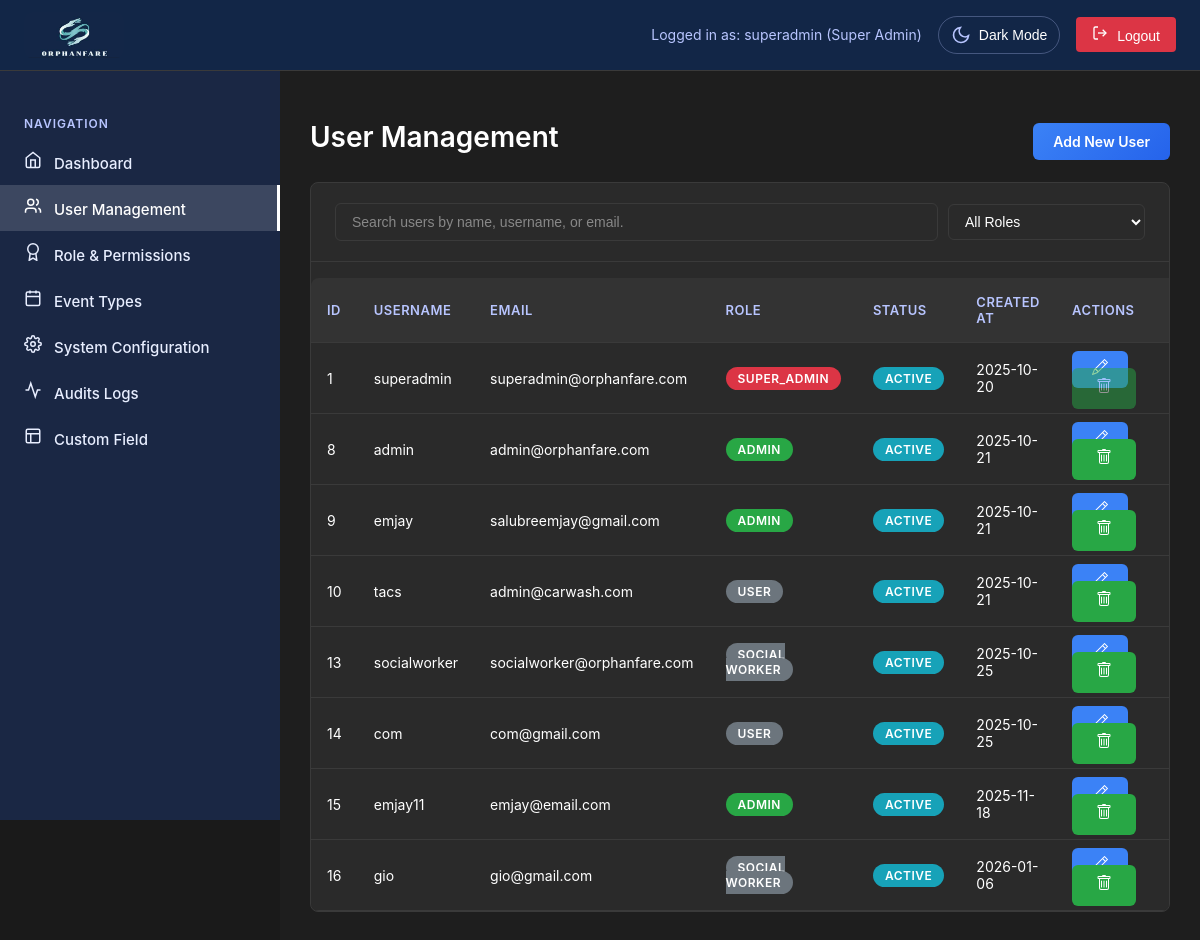
/superadmin/user-management.php (signed in), run on the app's committed database.
### tables this page shows
CREATE TABLE `users` (
  `id` int(11) NOT NULL,
  `username` varchar(50) NOT NULL,
  `email` varchar(100) NOT NULL,
  `password` varchar(255) NOT NULL,
  `role` enum('super_admin','admin','user','Social Worker','Social Welfare Assistant') DEFAULT 'user',
  `status` enum('active','inactive','pending') DEFAULT 'pending',
  `created_at` timestamp NOT NULL DEFAULT current_timestamp(),
  `updated_at` timestamp NOT NULL DEFAULT current_timestamp() ON UPDATE current_timestamp(),
  `two_factor_secret` varchar(32) DEFAULT NULL,
  `two_factor_enabled` tinyint(1) DEFAULT 0,
  `two_factor_verified` tinyint(1) DEFAULT 0,
  `two_factor_backup_codes` text DEFAULT NULL,
  `last_login` timestamp NULL DEFAULT NULL,
  `last_password_change` timestamp NOT NULL DEFAULT current_timestamp(),
  `failed_attempts` int(11) DEFAULT 0,
  `account_locked` tinyint(1) DEFAULT 0,
  `is_active` tinyint(1) DEFAULT 1
);

### superadmin/user-management.php (the view, shortened to what this page needs)
<?php
require_once 'includes/superheader.php';
$sql = "SELECT id, username, email, role, status, created_at, updated_at FROM users";
$result = $conn->query($sql);
$users = [];
if ($result && $result->num_rows > 0) {
    while ($row = $result->fetch_assoc()) {
        $users[] = $row;
    }
}
?>
<div class="page-active">
    <div class="page-header">
        <h1 class="page-title">User Management</h1>
        <a href="add-user.php" class="btn btn-primary">Add New User</a>
    </div>
    <div class="data-table">
        <div class="table-header">
            <input type="text" class="search-input" placeholder="Search users by name, username, or email.">
            <select class="filter-dropdown">
                <option value="">All Roles</option>
            </select>
        </div>
        <table>
            <thead>
                <tr>
                    <th>ID</th>
                    <th>Username</th>
                    <th>Email</th>
                    <th>Role</th>
                    <th>Status</th>
                    <th>Created At</th>
                    <th>Actions</th>
                </tr>
            </thead>
            <tbody>
                <?php if (count($users) > 0): ?>
                    <?php foreach ($users as $user): ?>
                        <tr>
                            <td class="id-management"><?php echo htmlspecialchars($user['id']); ?></td>
                            <td class="user-name"><?php echo htmlspecialchars($user['username']); ?></td>
                            <td class="user-email"><?php echo htmlspecialchars($user['email']); ?></td>
                            <td>
                                <span class="status-badge <?php
                                    echo $user['role'] === 'super_admin' ? 'status-urgent' :
                                         ($user['role'] === 'admin' ? 'status-approved' : 'status-mild');
                                ?>">
                                    <?php echo htmlspecialchars($user['role']); ?>
                                </span>
                            </td>
                            <td>
                                <span class="status-badge <?php
                                    echo $user['status'] === 'active' ? 'status-active' :
                                         ($user['status'] === 'pending' ? 'status-pending' : 'status-inactive');
                                ?>">
                                    <?php echo htmlspecialchars($user['status']); ?>
                                </span>
                            </td>
                            <td class="user-created"><?php echo date('Y-m-d', strtotime($user['created_at'])); ?></td>
                            <td>
                                <a href="edit-user.php?id=<?php echo $user['id']; ?>" class="action-btn edit-btn">
                                </a>
                                <?php if ($user['id'] != 1): ?>
                                    <a href="user-management.php?delete_id=<?php echo $user['id']; ?>"
                                       class="action-btn delete-btn"
                                       onclick="return confirm('Are you sure you want to delete this user? This will also delete all related records (notifications, audit logs, role requests, etc.).')">
                                    </a>
                                <?php else: ?>
                                    <span class="action-btn delete-btn disabled" style="opacity: 0.5; cursor: not-allowed;" title="Super Admin cannot be deleted">
                                    </span>
                                <?php endif; ?>
                            </td>
                        </tr>
                    <?php endforeach; ?>
                <?php else: ?>
                    <tr>
                        <td colspan="7" style="text-align: center; padding: 20px;">No users found in the database.</td>
                    </tr>
                <?php endif; ?>
            </tbody>
        </table>
    </div>
</div>
<?php
require_once 'includes/superfooter.php';
?>

### css/superadmin.css (style rules this page uses)
.page-title { font-size: 28px; font-weight: 600; color: #ffffff; margin-bottom: 8px; }
.btn { border: none; border-radius: 6px; padding: 10px 20px; font-size: 14px; font-weight: 500; cursor: pointer; transition: all 0.2s; }
.btn-primary { background-color: #007bff; color: white; }
.search-input { background-color: #1a1a1a; border: 1px solid #3a3a3a; border-radius: 6px; padding: 8px 12px; color: #ffffff; font-size: 14px; width: 300px; margin-top: 15px; }
.search-input::placeholder { color: #666666; }
table { width: 100%; border-collapse: collapse; }
th { background-color: #333333; padding: 16px; text-align: left; font-weight: 600; color: #ffffff; font-size: 14px; }
td { padding: 16px; border-bottom: 1px solid #3a3a3a; font-size: 14px; }
.status-badge { padding: 4px 8px; border-radius: 4px; font-size: 12px; font-weight: 500; }
.status-active { background-color: #d4edda; color: #155724; }
.action-btn { padding: 6px 12px; border: none; border-radius: 4px; font-size: 12px; margin-right: 8px; cursor: pointer; }
.edit-btn { background-color: #007bff; color: white; }
.delete-btn { background-color: #dc3545; color: white; }

### css/common.css (style rules this page uses)
* { margin: 0; padding: 0; box-sizing: border-box; }
body { font-family: -apple-system, BlinkMacSystemFont, "Segoe UI", Roboto, sans-serif; background-color: #1a1a1a; min-height: 100vh; color: white; }
.page-header { display: flex; justify-content: space-between; align-items: center; margin-bottom: 20px; }
.page-title { font-size: 28px; font-weight: 600; color: #ffffff; margin-bottom: 8px; }
.btn { padding: 10px 20px; border: none; border-radius: 6px; cursor: pointer; font-size: 14px; font-weight: 600; text-decoration: none; display: inline-block; transition: all 0.2s; background: linear-gradient(135deg, #3b82f6, #2563eb) ; color: white; }
.action-btn { background: #28a745; color: white; padding: 12px 24px; border: none; border-radius: 6px; cursor: pointer; font-size: 14px; font-weight: 500; margin-right: 12px; }
table { width: 100%; border-collapse: collapse; margin-top: 16px; background: #2a2a2a; border-radius: 8px; overflow: hidden; }
th, td { justify-content: center; text-align: left; border-bottom: 1px solid #3a3a3a; }
th { background: #333333; color: #b8c5ff; font-weight: 600; font-size: 13px; text-transform: uppercase; letter-spacing: 0.5px; }
td { font-size: 14px; }
.status-badge { padding: 4px 12px; border-radius: 20px; font-size: 12px; font-weight: 600; text-transform: uppercase; letter-spacing: 0.5px; }
.status-approved { background-color: #28a745; color: white; }
.status-active { background-color: #17a2b8; color: white; }
.status-urgent { background-color: #dc3545; color: white; }
.status-mild { background-color: #6c757d; color: white; }
.search-input { flex: 1; padding: 10px 16px; background-color: #2a2a2a; border: 1px solid #3a3a3a; border-radius: 6px; color: #ffffff; font-size: 14px; margin-top: 0%; }
.search-input::placeholder { color: #888; }
.edit-btn { background-color: #3b82f6; color: white; border: none; padding: 10px 20px; border-radius: 6px; cursor: pointer; font-size: 14px; font-weight: 500; transition: all 0.2s; }

### superadmin/user-management.php (style rules this page uses)
.table-header { display: flex; justify-content: space-between; align-items: center; padding: 20px 24px; border-bottom: 1px solid #3a3a3a; gap: 10px; }
.data-table { background-color: #2a2a2a; border-radius: 8px; overflow: hidden; border: 1px solid #3a3a3a; }
.filter-dropdown { background-color: #2a2a2a; border: 1px solid #3a3a3a; border-radius: 6px; padding: 8px 12px; color: #ffffff; font-size: 14px; }

### data on the page
users: id "1", username "superadmin", email "superadmin@orphanfare.com", role "SUPER_ADMIN", status "ACTIVE", created_at "2025-10-20"
users: id "8", username "admin", email "admin@orphanfare.com", role "ADMIN", status "ACTIVE", created_at "2025-10-21"
users: id "9", username "emjay", email "salubreemjay@gmail.com", role "ADMIN", status "ACTIVE", created_at "2025-10-21"
users: id "10", username "tacs", email "admin@carwash.com", role "USER", status "ACTIVE", created_at "2025-10-21"
users: id "13", username "socialworker", email "socialworker@orphanfare.com", role "SOCIAL WORKER", status "ACTIVE", created_at "2025-10-25"
users: id "14", username "com", email "com@gmail.com", role "USER", status "ACTIVE", created_at "2025-10-25"
users: id "15", username "emjay11", email "emjay@email.com", role "ADMIN", status "ACTIVE", created_at "2025-11-18"
users: id "16", username "gio", email "gio@gmail.com", role "SOCIAL WORKER", status "ACTIVE", created_at "2026-01-06"

### other printed values
$_SESSION['username'] "superadmin"
$_SESSION['role'] === 'super_admin' ? 'Super Admin' : 'Admin' "Super Admin"
